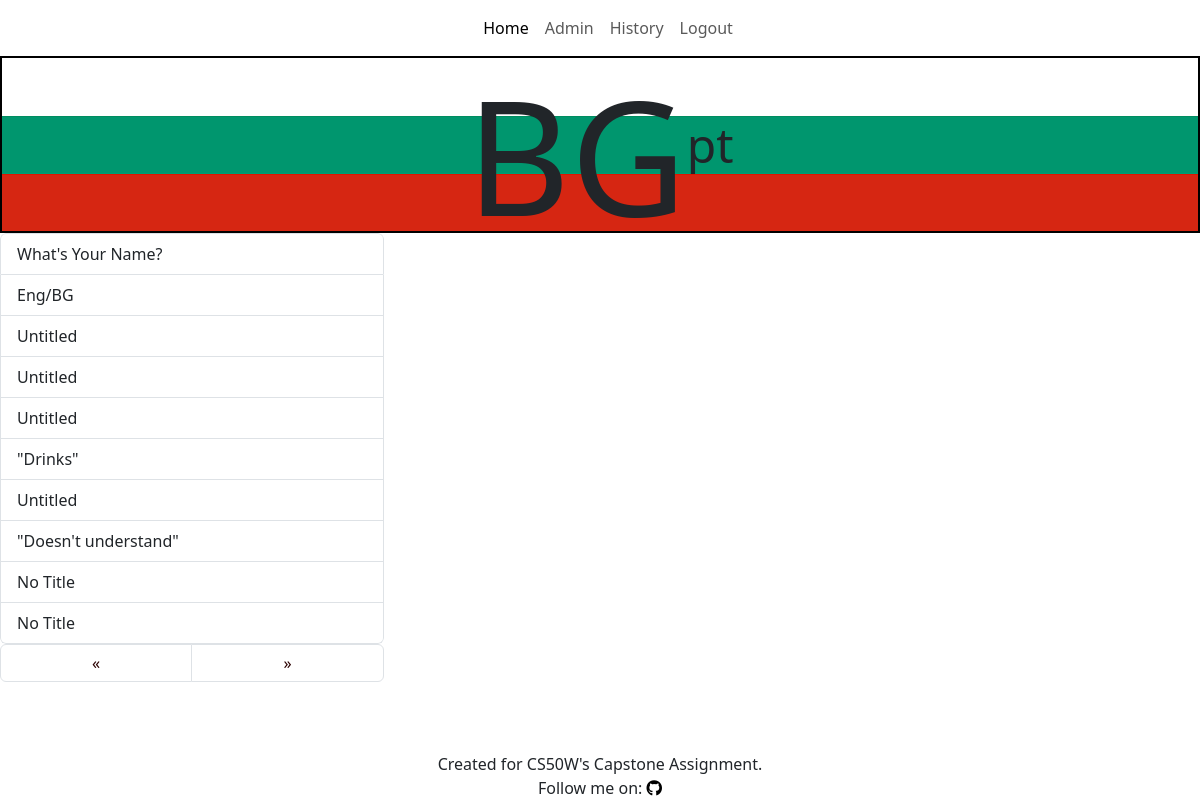
/history/2?page=2 (signed in), run on an earlier commit of the app's database.
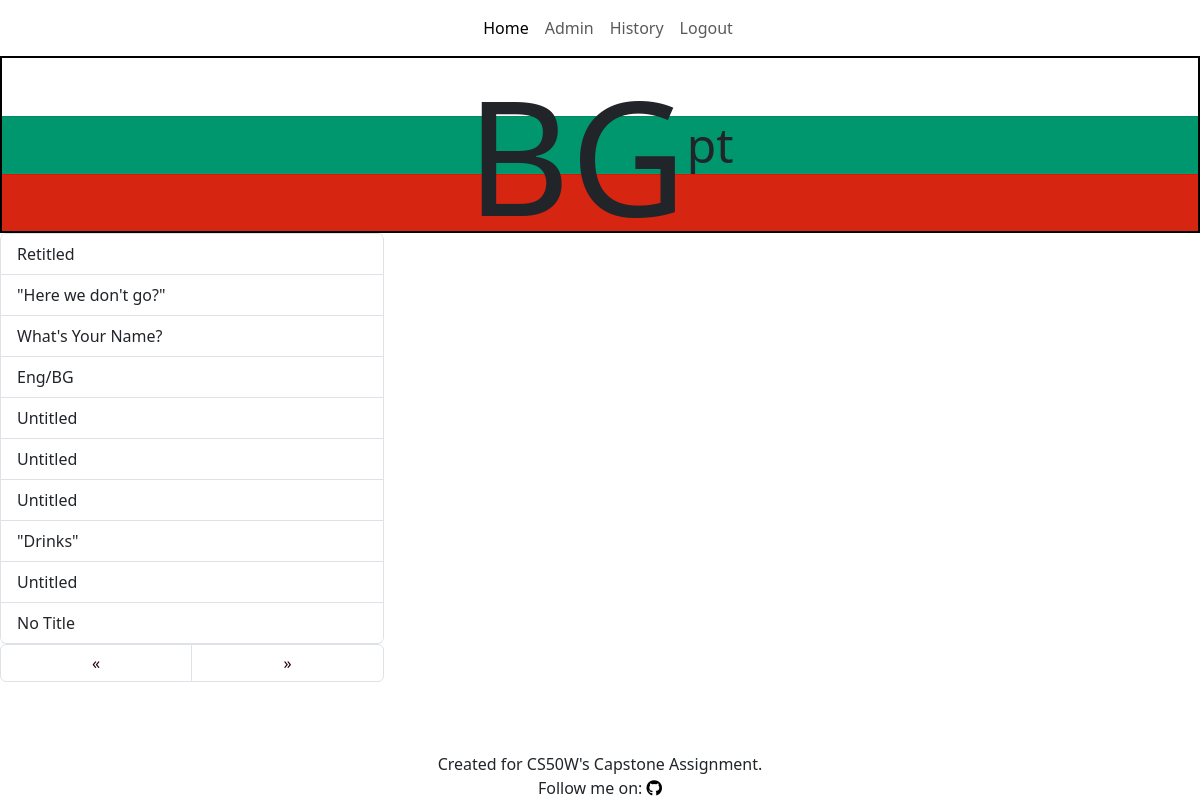
And on a later commit of the database.
### BGpt/models.py (models this page shows)
class Chat(models.Model):
    user = models.ForeignKey("User", on_delete=models.CASCADE, related_name="chatter")
    session = models.IntegerField()
    title = models.CharField(max_length=100)
    input = models.TextField(max_length=500)
    response = models.TextField(max_length=500)
    trans_resp = models.TextField(max_length=500)
    timestamp = models.DateTimeField(auto_now_add=True)

### BGpt/views.py (the view)
# urls.py: path("history/<int:user_id>", views.history_view, name="history"),
@login_required
def history_view(request, user_id):
    try:
        user = models.User.objects.get(pk=user_id)
    except models.User.DoesNotExist:
        raise PermissionDenied
    if request.user != user:
        raise PermissionDenied
    full_hist = utils.gather_hist(user_id)
    paginator = Paginator(full_hist, 10)
    page_num = request.GET.get("page")
    page_obj = paginator.get_page(page_num)
    return render(request, "BGpt/history.html", {
        "history": page_obj
    })

### BGpt/utils.py (called while the page is built)
def gather_hist(user_id):
        hist = models.Chat.objects.filter(user=user_id).order_by('-session', 'timestamp')
        rev_hist = []
        d_hist = set()
        for session, group in groupby(hist, lambda x: x.session):
            session_group = list(group)
            if session not in d_hist:
                d_hist.add(session)
                rev_hist.append(session_group)
        return(rev_hist)

### BGpt/templates/BGpt/history.html (shortened to what this page needs)
{% extends "BGpt/layout.html" %}
{% load static %}
{% block body %}
<div id="bgpt-logo-cont">
    <h1>B</h1>
    <h1>G</h1>
    <h3>p</h3>
    <h3>t</h3>
</div>
<div class="row">
    <div class="col-4 text-truncate">
        <ul class="list-group">
            {% for sessions in history %}
                {% for h in sessions %}
                    {% ifchanged %}
                    <a class="list-group-item" data-id="ch-{{ h.session }}" href="#chat-{{ h.session }}" role="tab" aria-controls="list-{{ h.session }}">
                        <li class="title-list" id="item-{{h.session}}" >{{ h.title }}</li>
                    </a>
                    {% endifchanged %}
                {% endfor %}
            {% endfor %}
        </ul>
        <nav aria-label="Page navigation">
            <ul class="pagination">
                {% if history.has_previous %}
                <li class="page-item"><a href="?page={{ history.previous_page_number }}" class="page-link">&laquo;</a></li>
                {% else %}
                <li class="page-item disabled"><a href="?page={{ history.next_page_number }}" class="page-link">&laquo;</a></li>
                {% endif %}
                {% if history.has_next %}
                <li class="page-item"><a href="?page={{ history.next_page_number }}" class="page-link">&raquo;</a></li>
                {% else %}
                <li class="page-item disabled"><a href="?page={{ history.previous_page_number }}" class="page-link">&raquo;</a></li>
                {% endif %}
            </ul>
        </nav>
    </div>
    <div class="col-8">
    </div>
</div>
</div>
{% endblock %}

What changed in the data, as far as the page shows it:
removed Chat: title "\"Doesn't understand\""
no longer on this page (row unchanged): Chat: title "No Title"
now on this page (row unchanged): Chat: title "Retitled"
now on this page (row unchanged): Chat: title "\"Here we don't go?\""
